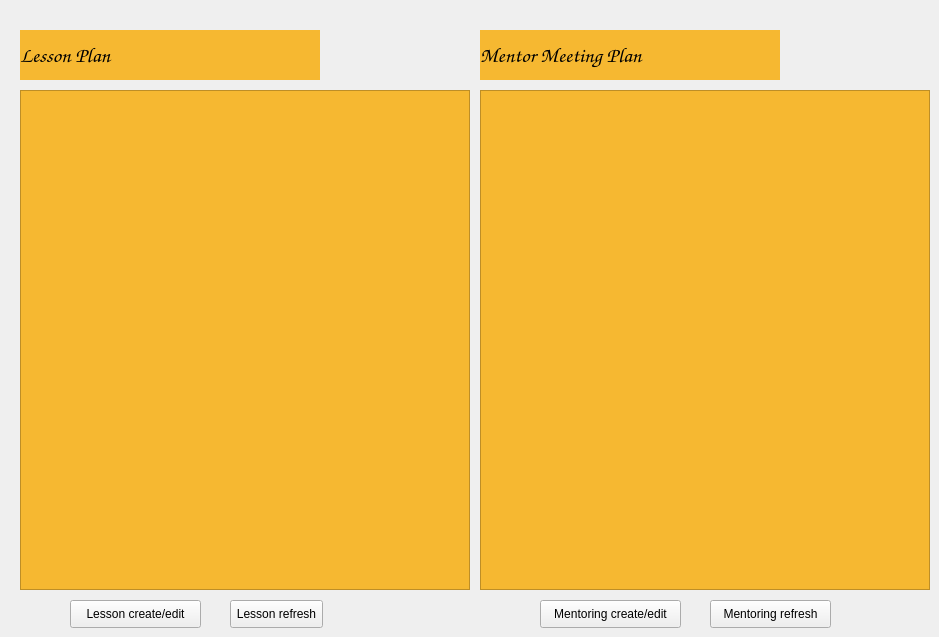
    <widget class="QWidget" name="teacher_plan">
     <attribute name="title">
      <string>Lesson / Mentor Plan</string>
     </attribute>
     <widget class="QLabel" name="label_plan_lesson">
      <property name="geometry">
       <rect>
        <x>20</x>
        <y>30</y>
        <width>300</width>
        <height>50</height>
       </rect>
      </property>
      <property name="minimumSize">
       <size>
        <width>300</width>
        <height>50</height>
       </size>
      </property>
      <property name="maximumSize">
       <size>
        <width>300</width>
        <height>50</height>
       </size>
      </property>
      <property name="font">
       <font>
        <family>Comic Sans MS</family>
        <pointsize>16</pointsize>
        <weight>75</weight>
        <bold>true</bold>
       </font>
      </property>
      <property name="styleSheet">
       <string notr="true">background-color: rgb(246, 184, 49);
color: rgb(0, 0, 0);</string>
      </property>
      <property name="text">
       <string>Lesson Plan</string>
      </property>
     </widget>
     <widget class="QLabel" name="label_plan_mentor">
      <property name="geometry">
       <rect>
        <x>480</x>
        <y>30</y>
        <width>300</width>
        <height>50</height>
       </rect>
      </property>
      <property name="minimumSize">
       <size>
        <width>300</width>
        <height>50</height>
       </size>
      </property>
      <property name="maximumSize">
       <size>
        <width>300</width>
        <height>50</height>
       </size>
      </property>
      <property name="font">
       <font>
        <family>Comic Sans MS</family>
        <pointsize>16</pointsize>
        <weight>75</weight>
        <bold>true</bold>
       </font>
      </property>
      <property name="styleSheet">
       <string notr="true">background-color: rgb(246, 184, 49);
color: rgb(0, 0, 0);</string>
      </property>
      <property name="text">
       <string>Mentor Meeting Plan</string>
      </property>
     </widget>
     <widget class="QTableWidget" name="teacher_plan_lesson">
      <property name="geometry">
       <rect>
        <x>20</x>
        <y>90</y>
        <width>450</width>
        <height>500</height>
       </rect>
      </property>
      <property name="minimumSize">
       <size>
        <width>450</width>
        <height>500</height>
       </size>
      </property>
      <property name="maximumSize">
       <size>
        <width>450</width>
        <height>500</height>
       </size>
      </property>
      <property name="styleSheet">
       <string notr="true">background-color: rgb(246, 184, 49);
color: rgb(0, 0, 0);</string>
      </property>
     </widget>
     <widget class="QTableWidget" name="teacher_plan_mentoring">
      <property name="geometry">
       <rect>
        <x>480</x>
        <y>90</y>
        <width>450</width>
        <height>500</height>
       </rect>
      </property>
      <property name="minimumSize">
       <size>
        <width>450</width>
        <height>500</height>
       </size>
      </property>
      <property name="maximumSize">
       <size>
        <width>450</width>
        <height>500</height>
       </size>
      </property>
      <property name="styleSheet">
       <string notr="true">background-color: rgb(246, 184, 49);
color: rgb(0, 0, 0);</string>
      </property>
     </widget>
     <widget class="QPushButton" name="create_lesson">
      <property name="geometry">
       <rect>
        <x>70</x>
        <y>600</y>
        <width>131</width>
        <height>28</height>
       </rect>
      </property>
      <property name="text">
       <string>Lesson create/edit</string>
      </property>
     </widget>
     <widget class="QPushButton" name="create_mentor">
      <property name="geometry">
       <rect>
        <x>540</x>
        <y>600</y>
        <width>141</width>
        <height>28</height>
       </rect>
      </property>
      <property name="text">
       <string>Mentoring create/edit</string>
      </property>
     </widget>
     <widget class="QPushButton" name="update_lessons">
      <property name="geometry">
       <rect>
        <x>230</x>
        <y>600</y>
        <width>93</width>
        <height>28</height>
       </rect>
      </property>
      <property name="text">
       <string>Lesson refresh</string>
      </property>
     </widget>
     <widget class="QPushButton" name="update_mentoring">
      <property name="geometry">
       <rect>
        <x>710</x>
        <y>600</y>
        <width>121</width>
        <height>28</height>
       </rect>
      </property>
      <property name="text">
       <string>Mentoring refresh</string>
      </property>
     </widget>
    </widget>
